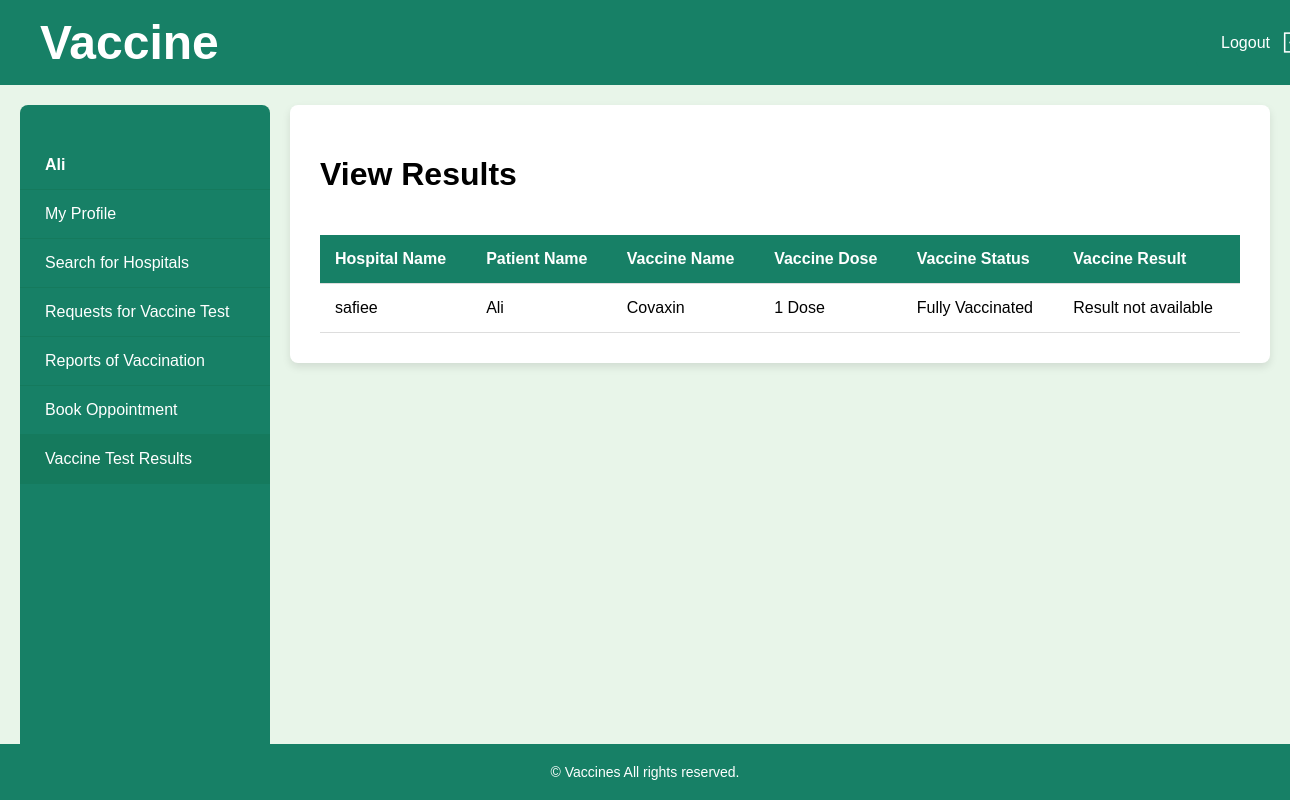
/patient/vaccine-test-result.php (signed in), run on the app's committed database.
### tables this page shows
CREATE TABLE `update_vaccine` (
  `id` int(11) NOT NULL,
  `vaccine_hosp` varchar(255) NOT NULL,
  `patient_name` varchar(255) NOT NULL,
  `patient_age` int(11) NOT NULL,
  `patient_gender` varchar(255) NOT NULL,
  `patient_no` varchar(255) NOT NULL,
  `patient_blood_type` varchar(255) NOT NULL,
  `vaccine_date` date NOT NULL,
  `vaccine_name` varchar(255) NOT NULL,
  `vaccine_dose` varchar(255) NOT NULL,
  `vaccine_status` varchar(255) NOT NULL,
  `patient_id` int(11) NOT NULL,
  `vaccine_result` varchar(255) DEFAULT NULL
);

### patient/vaccine-test-result.php (the view, shortened to what this page needs)
<?php
  include '../pages/connect.php';
?>
<!DOCTYPE html>
<html lang="en">
<head>
     <link rel="stylesheet" href="../style/parent.css">
</head>
<body>
    <div class="header" style="display: flex; flex-direction: row; justify-content: space-between;">
    <a class="navbar-brand" >
<span id="1">
         <h1> Vaccine  </h1>
            </span>
          </a>
        <span>
            <a href="../pages/logout.php" style="text-decoration: none;">
                <button id="logout">Logout
                    <img src="../assets/icons8-logout-100.png" alt="" width="25px" height="25px">
                </button>
            </a>
        </span>
    </div>
    <div class="container" style="display: flex;">
        <div class="sidebar">
            <ul>
                <li style='pointer-events: none;'><strong><?php echo $_SESSION["name"];?></strong></li>
                <a href="../patient/patient-profile.php"><li>My Profile</li></a>
                <a href="../patient/search-hospitals.php"><li>Search for Hospitals</li></a>
                <a href="../patient/request-for-ct.php"><li>Requests for Vaccine Test</li></a>
                <a href="../patient/vaccination-reports.php"><li>Reports of Vaccination</li></a>
                <a href="../patient/book-oppointments.php"><li>Book Oppointment</li></a>
                <a href="../patient/vaccine-test-result.php"><li class="active">Vaccine Test Results</li></a>
            </ul>
        </div>
        <div class="main-content">
                        <div class="container7">
                            <h1>View Results</h1>
                            <div class="table-responsive">
                                <table>
                                    <thead>
                                        <tr>
                                        <th>Hospital Name</th>
                                        <th>Patient Name</th>
                                            <th>Vaccine Name</th>
                                            <th>Vaccine Dose</th>
                                            <th>Vaccine Status</th>
                                            <th>Vaccine Result</th>
                                        </tr>
                                    </thead>
                                    <tbody>
                                    <?php
                                            $patient_id =  $_SESSION['id'];
                                            $vaccine_result = "SELECT * FROM update_vaccine WHERE patient_id = $patient_id ";
                                            $vaccine_result_res = mysqli_query($conn,$vaccine_result);
                                        if(mysqli_num_rows($vaccine_result_res) > 0) {
                                            while ($vaccine_result_row = mysqli_fetch_assoc($vaccine_result_res)) {
                                                echo "
                                                    <tr>
                                                        <td>$vaccine_result_row[vaccine_hosp]</td>
                                                        <td>$vaccine_result_row[patient_name]</td>
                                                        <td>$vaccine_result_row[vaccine_name]</td>
                                                        <td>$vaccine_result_row[vaccine_dose]</td>
                                                        <td>$vaccine_result_row[vaccine_status]</td>
                                                        <td>
                                                             ";
                                                            ?>
                                                            <?php
                                                                if (is_null($vaccine_result_row['vaccine_result'])) {
                                                                    echo "Result not available";
                                                                } else {
                                                                    echo $vaccine_result_row['vaccine_result'];
                                                                }
                                                            ?>
                                                        <?php
                                                        echo"
                                                        </td>
                                                    </tr>
                                                ";
                                            }
                                        }
                                        else {
                                            echo "<tr><td colspan='11'>No Vaccination test results available yet.</td></tr>";
                                        }
                                    ?>
                                    </tbody>
                                </table>
                            </div>
                        </div>
            </div>
    </div>
    <footer>
        &copy; Vaccines All rights reserved.
    </footer>
</body>
</html>

### style/parent.css (style rules this page uses)
body, html { margin: 0; padding: 0; font-family: 'Poppins', sans-serif; background-color: #e8f5e9; height: 100%; display: flex; flex-direction: column; }
.header { display: flex; justify-content: space-between; align-items: center; background-color: #178066; color: white; padding: 15px 40px; width: 100%; }
#logout { background-color: #178066; color: white; border: none; padding: 12px 25px; border-radius: 5px; cursor: pointer; display: flex; align-items: center; gap: 10px; font-size: 16px; transition: background-color 0.3s ease; }
.container { display: flex; margin: 20px; }
.sidebar { width: 250px; background-color: #178066; color: white; height: 100vh; padding-top: 20px; position: fixed; border-radius: 8px; }
.sidebar ul { list-style: none; padding: 0; }
.sidebar ul a { text-decoration: none; color: white; }
.sidebar ul li { padding: 15px 25px; transition: background-color 0.3s ease; cursor: pointer; border-bottom: 1px solid #157a5d; }
.sidebar ul li:hover, .sidebar ul .active { background-color: #157a5d; }
.main-content { flex: 1; margin-left: 270px; padding: 30px; background-color: white; border-radius: 8px; box-shadow: 0 4px 8px rgba(0, 0, 0, 0.1); overflow: auto; }
.table-responsive { overflow-x: auto; }
table { width: 100%; border-collapse: collapse; margin-top: 20px; }
th, td { padding: 15px; text-align: left; border-bottom: 1px solid #ddd; }
th { background-color: #178066; color: white; font-weight: 600; }
footer { background-color: #178066; color: white; text-align: center; padding: 20px 0; font-size: 14px; margin-top: auto; width: 100%; }
.header h1 { color: white; margin: 0; font-size: 3rem; }

### data on the page
update_vaccine: vaccine_hosp "safiee", patient_name "Ali", vaccine_name "Covaxin", vaccine_dose "1 Dose", vaccine_status "Fully Vaccinated", shows "Result not available"

### other printed values
$_SESSION["name"] "Ali"
